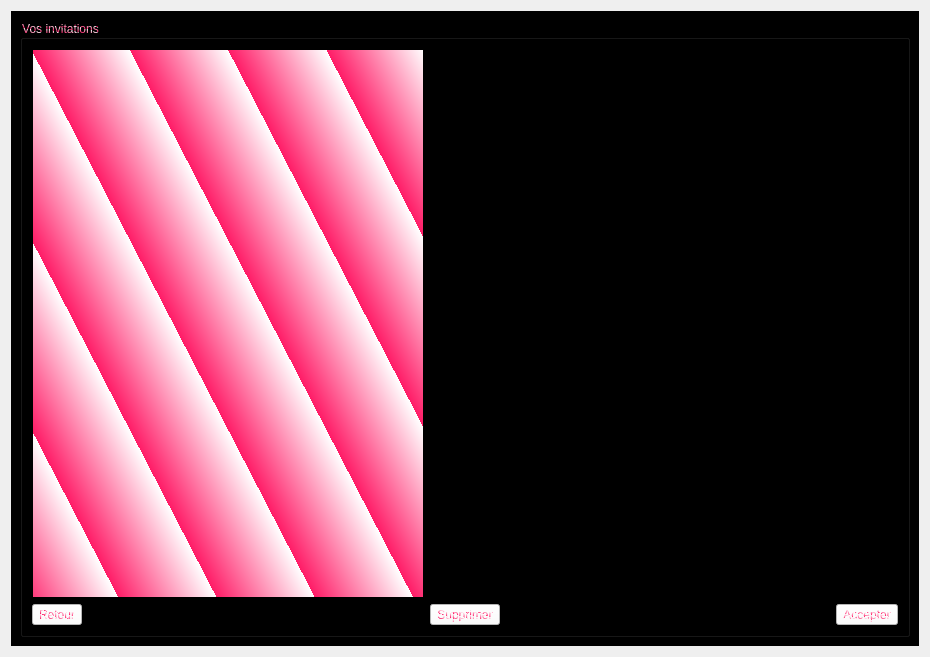
<?xml version="1.0" encoding="UTF-8"?>
<ui version="4.0">
 <class>InvitationWidget</class>
 <widget class="QWidget" name="InvitationWidget">
  <property name="geometry">
   <rect>
    <x>0</x>
    <y>0</y>
    <width>930</width>
    <height>657</height>
   </rect>
  </property>
  <property name="windowTitle">
   <string>Form</string>
  </property>
  <property name="styleSheet">
   <string notr="true">background-image: url(:/wallpaper/UI/Resources/cropped-1920-1080-521477.jpg);
font: 75 oblique 13pt &quot;Tlwg Typist&quot;;</string>
  </property>
  <layout class="QHBoxLayout" name="horizontalLayout">
   <item>
    <widget class="QWidget" name="Tab_AmisWidget" native="true">
     <property name="styleSheet">
      <string notr="true">background-color: rgb(0, 0, 0);
color: qlineargradient(spread:repeat, x1:0.835821, y1:0.119, x2:1, y2:0, stop:0 rgba(255, 28, 103, 255), stop:1 rgba(255, 255, 255, 255));</string>
     </property>
     <layout class="QHBoxLayout" name="horizontalLayout_3">
      <item>
       <widget class="QGroupBox" name="InvitationsGroupBox">
        <property name="title">
         <string>Vos invitations</string>
        </property>
        <layout class="QVBoxLayout" name="verticalLayout">
         <item>
          <layout class="QGridLayout" name="gridLayout">
           <item row="0" column="0">
            <widget class="QListWidget" name="list_AmisWidget">
             <property name="styleSheet">
              <string notr="true">color: rgb(255, 255, 255);
background-color: qlineargradient(spread:repeat, x1:0.835821, y1:0.119, x2:1, y2:0, stop:0 rgba(255, 28, 103, 255), stop:1 rgba(255, 255, 255, 255));</string>
             </property>
            </widget>
           </item>
           <item row="1" column="0">
            <widget class="QToolButton" name="Return_From_InvitationsToolButton">
             <property name="styleSheet">
              <string notr="true">background-color: rgb(255, 255, 255);</string>
             </property>
             <property name="text">
              <string>Retour</string>
             </property>
             <property name="icon">
              <iconset resource="../images_widget.qrc">
               <normaloff>:/icons/UI/Resources/left-arrow.png</normaloff>:/icons/UI/Resources/left-arrow.png</iconset>
             </property>
             <property name="iconSize">
              <size>
               <width>24</width>
               <height>24</height>
              </size>
             </property>
             <property name="toolButtonStyle">
              <enum>Qt::ToolButtonTextBesideIcon</enum>
             </property>
            </widget>
           </item>
           <item row="1" column="2" alignment="Qt::AlignRight">
            <widget class="QToolButton" name="Accept_InvitToolButton">
             <property name="styleSheet">
              <string notr="true">background-color: rgb(255, 255, 255);</string>
             </property>
             <property name="text">
              <string>Accepter</string>
             </property>
            </widget>
           </item>
           <item row="1" column="1">
            <widget class="QToolButton" name="Delete_InvitToolButton">
             <property name="styleSheet">
              <string notr="true">background-color: rgb(255, 255, 255);</string>
             </property>
             <property name="text">
              <string>Supprimer</string>
             </property>
            </widget>
           </item>
           <item row="0" column="2">
            <spacer name="horizontalSpacer">
             <property name="orientation">
              <enum>Qt::Horizontal</enum>
             </property>
             <property name="sizeHint" stdset="0">
              <size>
               <width>40</width>
               <height>20</height>
              </size>
             </property>
            </spacer>
           </item>
          </layout>
         </item>
        </layout>
       </widget>
      </item>
     </layout>
    </widget>
   </item>
  </layout>
 </widget>
 <resources>
  <include location="../images_widget.qrc"/>
 </resources>
 <connections/>
</ui>
